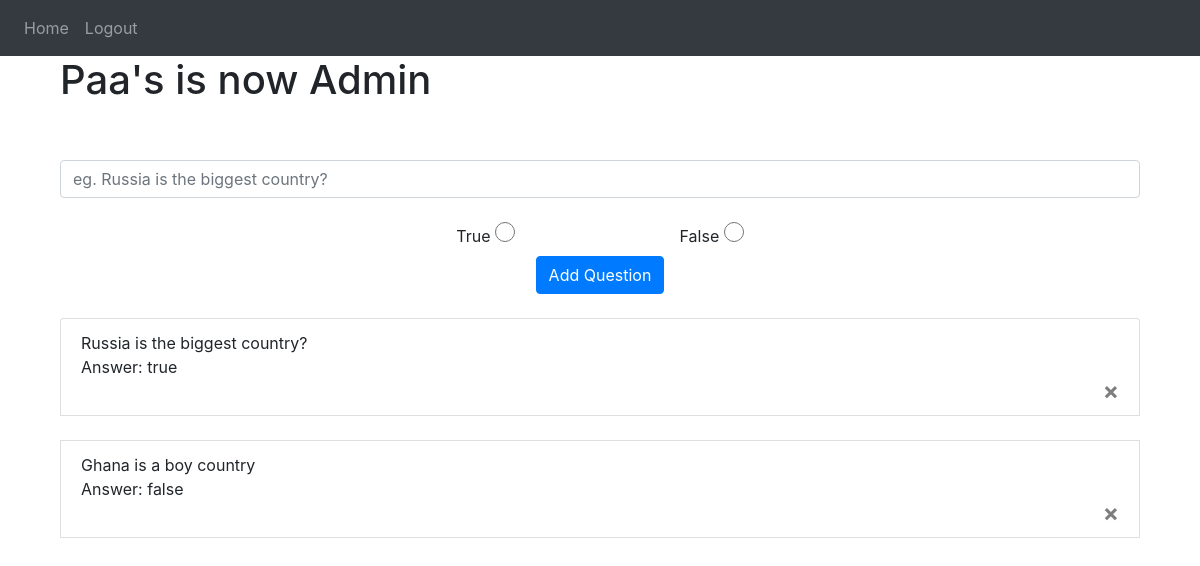
Page /admin (signed in) on the committed database.
### website/models.py (models this page shows)
class Admin(db.Model, UserMixin):
    id = db.Column(db.Integer, primary_key=True)
    email = db.Column(db.String(150), unique=True)
    password = db.Column(db.String(150))
    first_name = db.Column(db.String(150))
    questions = db.relationship('Question', backref='admin')

class Question(db.Model):
    id = db.Column(db.Integer, primary_key=True)
    text = db.Column(db.String(400))
    answer = db.Column(db.String(150))
    author = db.Column(db.Integer, db.ForeignKey('admin.id'))
    date_created = db.Column(db.DateTime(timezone=True), default=func.now())

### website/admin.py (the view, shortened to what this page needs)
@admin.route('/admin', methods=['GET', 'POST'])
@login_required
def home():
    admins = Admin.query.filter_by(email=current_user.email).all()
    if current_user not in admins:
        flash('You are not an admin')
        logout_user()
        return redirect(url_for('auth.login'))
    return render_template('admin.html', user=current_user)

### website/templates/admin.html (shortened to what this page needs)
{% extends "base.html" %}
{% block content %}
<div class="container">
	<h1> {{ user.first_name }}'s is now Admin</h1>
	<br>
	<form method="POST">
		<br>
		<div align="center">
			<input name="question" id="question" class="form-control"
			placeholder="eg. Russia is the biggest country?" />
			<br>
			<div>
				<label for="true" class="form-label">True</label>
				<input type="radio" name="options" id="true" value="true" style="margin-right: 10rem; width: 20px; height: 20px;" />
				<label for="false"  class="form-label">False</label>
				<input type="radio" name="options" id="false" value="false" style="width: 20px; height: 20px;" />
				<br>
			</div>
			<button class="btn btn-primary" type="submit">Add Question</button>
		</div>
	</form>
	<br>
	<ul class="list-group" id="notes">
		{% for question in user.questions %}
		<li class="list-group-item">
			{{ question.text }}
			<div>Answer: {{question.answer }}</div>
			<button type="button" class="close" onClick=deleteNote({{question.id}})>
				<span aria-hidden="true">&times;</span>
			</button>
		</li>
		<br>
		{% endfor %}
	</ul>
</div>
{% endblock %}

### rows in the picture
Admin: first_name "Paa"
Question: text "Russia is the biggest country?", answer "true"
Question: text "Ghana is a boy country", answer "false"
